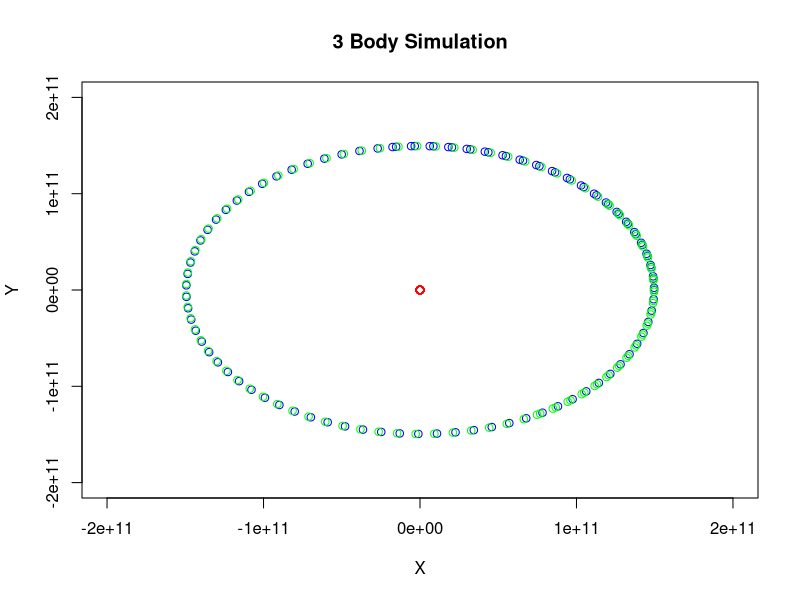
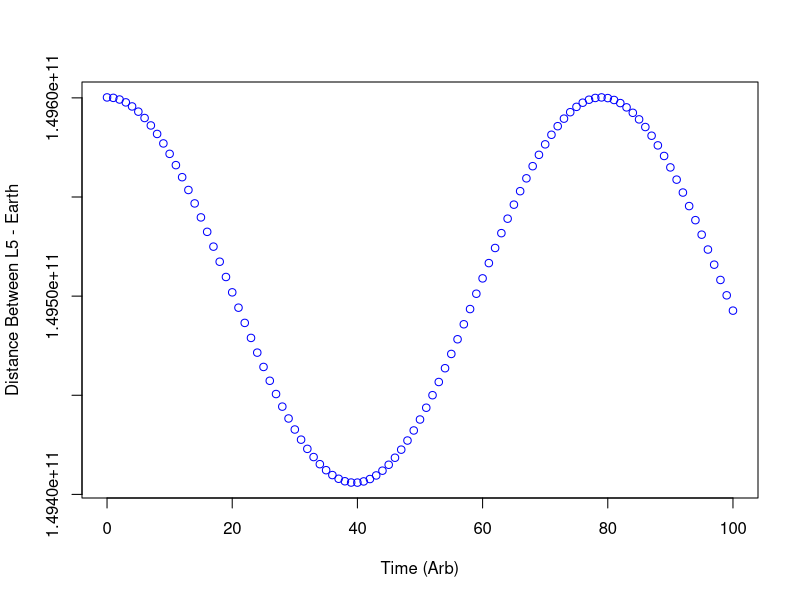

The R script that drew these images, in order:
ACCMag <- function(m2, x1, x2, y1, y2) {
  mag <- (G*m2) / ((x1 - x2)^2 + (y1 - y2)^2)
  return(mag)
}
#Newton's Law of Gravitation (there is no need to the big constant G here)
Cosine <- function(x1,x2,y1,y2){
  (x1-x2)/sqrt((x1-x2)^2+(y1-y2)^2)
}
Sine <- function(x1,x2,y1,y2){
  (y1-y2)/sqrt((x1-x2)^2+(y1-y2)^2)
}


FORCE_X <- function(m2, x1, x2, y1, y2){
  Cosine(x1,x2,y1,y2)*ACCMag(m2, x1, x2, y1, y2) 
}# Cosine (ratio) Multiplied by mag

FORCE_Y <- function(m2, x1, x2, y1, y2){
  Sine(x1,x2,y1,y2)*ACCMag(m2, x1, x2, y1, y2)
}# Sine (ratio) Multiplied by mag

#work in progress, gives results tho
G <- 6.6743*10^(-11) # Newton's Gravitational Constant
M1 <- 1.9891*10^(30) # Sun's Mass
X1 <- 0
Vx1 <- 0
Ax1 <- 0
Y1 <- 0
Vy1 <- 0
Ay1 <- 0


M2 <- 5.972*10^(24) # Earth's Mass
X2 <- 1.4960*10^(11) # Earth's Distance
Vx2 <- 0
Ax2 <- 0
Y2 <- 0
Vy2 <- 29.78 * 10^3 # Earth's Velocity
Ay2 <- 0


M3 <- 1 # Lagrange Point L2
#X3 <- X2+X2*((M2/(M1+M2))/3)^(1/3) # L2
X3 <- (X2/2)*(M1-M2)/(M1+M2) #L5
Ax3 <- 0
Y3 <- -(sqrt(3)/2)*X2 #L5
#Y3 <- 0 #L1,2 and 3
Vx3 <- Sine(X1,X3,Y1,Y3)*29.78 * 10^3 *(sqrt((X3-X2)^2+(Y3-Y2)^2))/(X2)  
Vy3 <- -Cosine(X1,X3,Y1,Y3)*29.78 * 10^3 *(sqrt((X3-X2)^2+(Y3-Y2)^2))/(X2)  
Ay3 <- 0


detT <- 100

N <- 400000

a <- 0

X1Pos <- c(rep(NA,N/4000))
Y1Pos <- c(rep(NA,N/4000))
X2Pos <- c(rep(NA,N/4000))
Y2Pos <- c(rep(NA,N/4000))
X3Pos <- c(rep(NA,N/4000))
Y3Pos <- c(rep(NA,N/4000))
#X1Vel <- c()
#Y1Vel <- c()
#X2Vel <- c()
#Y2Vel <- c()
#X3Vel <- c()
#Y3Vel <- c()
#X1Acc <- c()
#Y1Acc <- c()
#X2Acc <- c()
#Y2Acc <- c()
#X3Acc <- c()
#Y3Acc <- c()

for(i in 0:N) {                    
  Vx1 <- Vx1+Ax1*detT/2 #Half Step
  Vy1 <- Vy1+Ay1*detT/2 
  Vx2 <- Vx2+Ax2*detT/2 
  Vy2 <- Vy2+Ay2*detT/2 
  Vx3 <- Vx3+Ax3*detT/2 
  Vy3 <- Vy3+Ay3*detT/2 
  X1 <- X1+Vx1*detT
  Y1 <- Y1+Vy1*detT
  X2 <- X2+Vx2*detT
  Y2 <- Y2+Vy2*detT
  X3 <- X3+Vx3*detT
  Y3 <- Y3+Vy3*detT
  Ax1 <- -FORCE_X(M2, X1, X2, Y1, Y2) - FORCE_X(M3, X1, X3, Y1, Y3)
  Ay1 <- -FORCE_Y(M2, X1, X2, Y1, Y2) - FORCE_Y(M3, X1, X3, Y1, Y3)# Accelerations Update 1
  Ax2 <- FORCE_X(M1, X1, X2, Y1, Y2) - FORCE_X(M3, X2, X3, Y2, Y3)
  Ay2 <- FORCE_Y(M1, X1, X2, Y1, Y2) - FORCE_Y(M3, X2, X3, Y2, Y3) # Accelerations Update 2
  Ax3 <- FORCE_X(M2, X2, X3, Y2, Y3) + FORCE_X(M1, X1, X3, Y1, Y3)
  Ay3 <- FORCE_Y(M2, X2, X3, Y2, Y3) + FORCE_Y(M1, X1, X3, Y1, Y3) # Accelerations Update 3
  Vx1 <- Vx1+Ax1*detT/2 #Second Half Step
  Vy1 <- Vy1+Ay1*detT/2 
  Vx2 <- Vx2+Ax2*detT/2 
  Vy2 <- Vy2+Ay2*detT/2 
  Vx3 <- Vx3+Ax3*detT/2 
  Vy3 <- Vy3+Ay3*detT/2 
  
  
  #Now let us record all of our values into an array and save them for later
  if(i%%4000 == 0){
    a <- a+1
    X1Pos[a] <- X1
    Y1Pos[a] <- Y1
    X2Pos[a] <- X2
    Y2Pos[a] <- Y2
    X3Pos[a] <- X3
    Y3Pos[a] <- Y3
    #X1Vel <- c(X1Vel, Vx1)
    #Y1Vel <- c(Y1Vel, Vy1)
    #X2Vel <- c(X2Vel, Vx2)
    #Y2Vel <- c(Y2Vel, Vy2)
    #X3Vel <- c(X3Vel, Vx3)
    #Y3Vel <- c(Y3Vel, Vy3)
    #X1Acc <- c(X1Acc, Ax1)
    #Y1Acc <- c(Y1Acc, Ay1)
    #X2Acc <- c(X2Acc, Ax2)
    #Y2Acc <- c(Y2Acc, Ay2)
    #X3Acc <- c(X3Acc, Ax3)
    #Y3Acc <- c(Y3Acc, Ay3)
  }
}


plot(X1Pos, Y1Pos, type = "p", col = "red", xlab = "X",
     ylab = "Y", main = "3 Body Simulation",ylim = c(-2*10^11,2*10^11),xlim = c(-2*10^11,2*10^11))
points(X2Pos,Y2Pos, type = "p", col = "blue")
points(X3Pos,Y3Pos, type = "p", col = "green")
plot(seq(0,N/4000,by=1),sqrt((X3Pos-X2Pos)^2+(Y3Pos-Y2Pos)^2), type ="p", col = "blue", xlab = "Time (Arb)", ylab = "Distance Between L5 - Earth")

